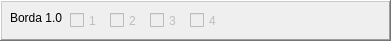
      <widget class="QFrame" name="frame_3">
       <property name="geometry">
        <rect>
         <x>5</x>
         <y>80</y>
         <width>391</width>
         <height>41</height>
        </rect>
       </property>
       <property name="frameShape">
        <enum>QFrame::WinPanel</enum>
       </property>
       <property name="frameShadow">
        <enum>QFrame::Raised</enum>
       </property>
       <widget class="QCheckBox" name="cb101">
        <property name="enabled">
         <bool>false</bool>
        </property>
        <property name="geometry">
         <rect>
          <x>70</x>
          <y>10</y>
          <width>41</width>
          <height>21</height>
         </rect>
        </property>
        <property name="text">
         <string>1</string>
        </property>
       </widget>
       <widget class="QCheckBox" name="cb102">
        <property name="enabled">
         <bool>false</bool>
        </property>
        <property name="geometry">
         <rect>
          <x>110</x>
          <y>10</y>
          <width>41</width>
          <height>21</height>
         </rect>
        </property>
        <property name="text">
         <string>2</string>
        </property>
       </widget>
       <widget class="QLabel" name="label_6">
        <property name="geometry">
         <rect>
          <x>10</x>
          <y>10</y>
          <width>58</width>
          <height>16</height>
         </rect>
        </property>
        <property name="text">
         <string>Borda 1.0</string>
        </property>
       </widget>
       <widget class="QCheckBox" name="cb103">
        <property name="enabled">
         <bool>false</bool>
        </property>
        <property name="geometry">
         <rect>
          <x>150</x>
          <y>10</y>
          <width>41</width>
          <height>21</height>
         </rect>
        </property>
        <property name="text">
         <string>3</string>
        </property>
       </widget>
       <widget class="QCheckBox" name="cb104">
        <property name="enabled">
         <bool>false</bool>
        </property>
        <property name="geometry">
         <rect>
          <x>190</x>
          <y>10</y>
          <width>41</width>
          <height>21</height>
         </rect>
        </property>
        <property name="styleSheet">
         <string notr="true"/>
        </property>
        <property name="text">
         <string>4</string>
        </property>
       </widget>
      </widget>
